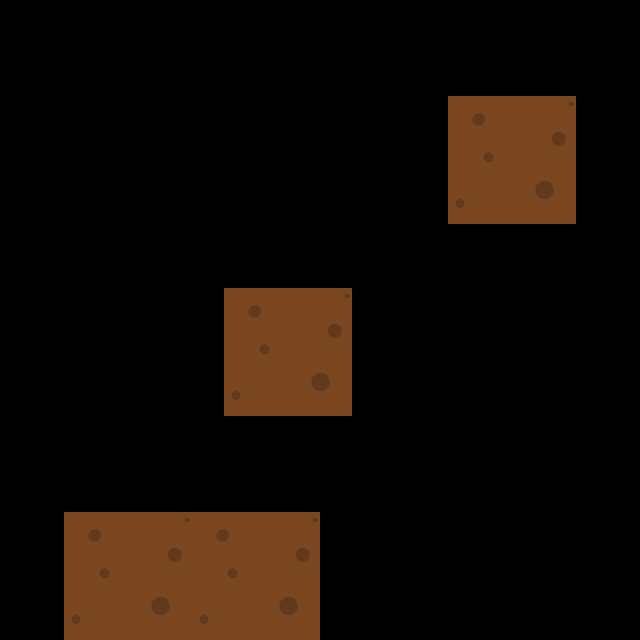

A 2D game scene composited from a Tiled map and its tileset images. What follows is a short description and the map's XML, with every tile layer's data as written:
An orthogonal 20x20 tile map with 32x32 px tiles, 1 tile layer (Camada de Tiles 1).

<map version="1.0" orientation="orthogonal" renderorder="right-down" width="20" height="20" tilewidth="32" tileheight="32" nextobjectid="1">
 <tileset firstgid="1" name="5" tilewidth="32" tileheight="32" tilecount="16" columns="4">
  <image source="../tiledfree/png/Tiles/5.png" width="128" height="128" />
 </tileset>
 <layer name="Camada de Tiles 1" width="20" height="20">
  <data encoding="csv">
0,0,0,0,0,0,0,0,0,0,0,0,0,0,0,0,0,0,0,0,
0,0,0,0,0,0,0,0,0,0,0,0,0,0,0,0,0,0,0,0,
0,0,0,0,0,0,0,0,0,0,0,0,0,0,0,0,0,0,0,0,
0,0,0,0,0,0,0,0,0,0,0,0,0,0,1,2,3,4,0,0,
0,0,0,0,0,0,0,0,0,0,0,0,0,0,5,6,7,8,0,0,
0,0,0,0,0,0,0,0,0,0,0,0,0,0,9,10,11,12,0,0,
0,0,0,0,0,0,0,0,0,0,0,0,0,0,13,14,15,16,0,0,
0,0,0,0,0,0,0,0,0,0,0,0,0,0,0,0,0,0,0,0,
0,0,0,0,0,0,0,0,0,0,0,0,0,0,0,0,0,0,0,0,
0,0,0,0,0,0,0,1,2,3,4,0,0,0,0,0,0,0,0,0,
0,0,0,0,0,0,0,5,6,7,8,0,0,0,0,0,0,0,0,0,
0,0,0,0,0,0,0,9,10,11,12,0,0,0,0,0,0,0,0,0,
0,0,0,0,0,0,0,13,14,15,16,0,0,0,0,0,0,0,0,0,
0,0,0,0,0,0,0,0,0,0,0,0,0,0,0,0,0,0,0,0,
0,0,0,0,0,0,0,0,0,0,0,0,0,0,0,0,0,0,0,0,
0,0,0,0,0,0,0,0,0,0,0,0,0,0,0,0,0,0,0,0,
0,0,1,2,3,4,1,2,3,4,0,0,0,0,0,0,0,0,0,0,
0,0,5,6,7,8,5,6,7,8,0,0,0,0,0,0,0,0,0,0,
0,0,9,10,11,12,9,10,11,12,0,0,0,0,0,0,0,0,0,0,
0,0,13,14,15,16,13,14,15,16,0,0,0,0,0,0,0,0,0,0
</data>
 </layer>
</map>
